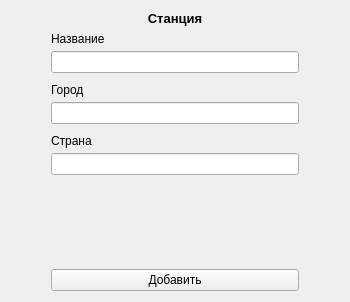
<?xml version="1.0" encoding="UTF-8"?>
<ui version="4.0">
 <class>AddStationModal</class>
 <widget class="QWidget" name="AddStationModal">
  <property name="geometry">
   <rect>
    <x>0</x>
    <y>0</y>
    <width>350</width>
    <height>302</height>
   </rect>
  </property>
  <property name="minimumSize">
   <size>
    <width>350</width>
    <height>300</height>
   </size>
  </property>
  <property name="maximumSize">
   <size>
    <width>350</width>
    <height>302</height>
   </size>
  </property>
  <property name="windowTitle">
   <string>Form</string>
  </property>
  <layout class="QVBoxLayout" name="verticalLayout">
   <item>
    <widget class="QLabel" name="label">
     <property name="styleSheet">
      <string notr="true">font-weight: 600; font-size: 10pt; color: black;</string>
     </property>
     <property name="text">
      <string>Станция</string>
     </property>
     <property name="alignment">
      <set>Qt::AlignCenter</set>
     </property>
    </widget>
   </item>
   <item>
    <layout class="QHBoxLayout" name="horizontalLayout" stretch="0,2,0">
     <item>
      <spacer name="horizontalSpacer">
       <property name="orientation">
        <enum>Qt::Horizontal</enum>
       </property>
       <property name="sizeHint" stdset="0">
        <size>
         <width>40</width>
         <height>20</height>
        </size>
       </property>
      </spacer>
     </item>
     <item>
      <layout class="QVBoxLayout" name="formLayout">
       <property name="spacing">
        <number>20</number>
       </property>
       <item>
        <layout class="QVBoxLayout" name="inputsLayout">
         <property name="spacing">
          <number>10</number>
         </property>
         <item>
          <layout class="QVBoxLayout" name="inputGroup_2">
           <property name="spacing">
            <number>5</number>
           </property>
           <item>
            <widget class="QLabel" name="nameLabel">
             <property name="text">
              <string>Название</string>
             </property>
            </widget>
           </item>
           <item>
            <widget class="QLineEdit" name="nameInput">
             <property name="echoMode">
              <enum>QLineEdit::Password</enum>
             </property>
            </widget>
           </item>
          </layout>
         </item>
         <item>
          <layout class="QVBoxLayout" name="inputGroup_3">
           <property name="spacing">
            <number>5</number>
           </property>
           <item>
            <widget class="QLabel" name="cityLabel">
             <property name="text">
              <string>Город</string>
             </property>
            </widget>
           </item>
           <item>
            <widget class="QLineEdit" name="cityInput"/>
           </item>
          </layout>
         </item>
         <item>
          <layout class="QVBoxLayout" name="inputGroup">
           <property name="spacing">
            <number>5</number>
           </property>
           <item>
            <widget class="QLabel" name="countryLabel">
             <property name="text">
              <string>Страна</string>
             </property>
            </widget>
           </item>
           <item>
            <widget class="QLineEdit" name="countryInput"/>
           </item>
          </layout>
         </item>
        </layout>
       </item>
       <item>
        <spacer name="verticalSpacer_2">
         <property name="orientation">
          <enum>Qt::Vertical</enum>
         </property>
         <property name="sizeHint" stdset="0">
          <size>
           <width>20</width>
           <height>40</height>
          </size>
         </property>
        </spacer>
       </item>
       <item>
        <widget class="QPushButton" name="addButton">
         <property name="cursor">
          <cursorShape>PointingHandCursor</cursorShape>
         </property>
         <property name="text">
          <string>Добавить</string>
         </property>
        </widget>
       </item>
      </layout>
     </item>
     <item>
      <spacer name="horizontalSpacer_2">
       <property name="orientation">
        <enum>Qt::Horizontal</enum>
       </property>
       <property name="sizeHint" stdset="0">
        <size>
         <width>40</width>
         <height>20</height>
        </size>
       </property>
      </spacer>
     </item>
    </layout>
   </item>
  </layout>
 </widget>
 <resources/>
 <connections/>
</ui>
